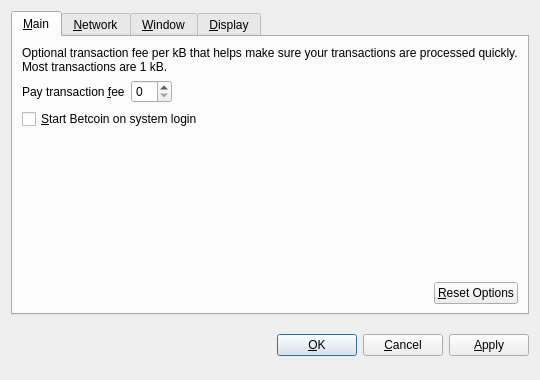
<?xml version="1.0" encoding="UTF-8"?>
<ui version="4.0">
 <class>OptionsDialog</class>
 <widget class="QDialog" name="OptionsDialog">
  <property name="geometry">
   <rect>
    <x>0</x>
    <y>0</y>
    <width>540</width>
    <height>380</height>
   </rect>
  </property>
  <property name="windowTitle">
   <string>Options</string>
  </property>
  <property name="modal">
   <bool>true</bool>
  </property>
  <layout class="QVBoxLayout" name="verticalLayout">
   <item>
    <widget class="QTabWidget" name="tabWidget">
     <property name="tabPosition">
      <enum>QTabWidget::North</enum>
     </property>
     <property name="currentIndex">
      <number>0</number>
     </property>
     <widget class="QWidget" name="tabMain">
      <attribute name="title">
       <string>&amp;Main</string>
      </attribute>
      <layout class="QVBoxLayout" name="verticalLayout_Main">
       <item>
        <widget class="QLabel" name="transactionFeeInfoLabel">
         <property name="text">
          <string>Optional transaction fee per kB that helps make sure your transactions are processed quickly. Most transactions are 1 kB.</string>
         </property>
         <property name="textFormat">
          <enum>Qt::PlainText</enum>
         </property>
         <property name="wordWrap">
          <bool>true</bool>
         </property>
        </widget>
       </item>
       <item>
        <layout class="QHBoxLayout" name="horizontalLayout_1_Main">
         <item>
          <widget class="QLabel" name="transactionFeeLabel">
           <property name="text">
            <string>Pay transaction &amp;fee</string>
           </property>
           <property name="textFormat">
            <enum>Qt::PlainText</enum>
           </property>
           <property name="buddy">
            <cstring>transactionFee</cstring>
           </property>
          </widget>
         </item>
         <item>
          <widget class="BitcoinAmountField" name="transactionFee"/>
         </item>
         <item>
          <spacer name="horizontalSpacer_1_Main">
           <property name="orientation">
            <enum>Qt::Horizontal</enum>
           </property>
           <property name="sizeHint" stdset="0">
            <size>
             <width>40</width>
             <height>20</height>
            </size>
           </property>
          </spacer>
         </item>
        </layout>
       </item>
       <item>
        <widget class="QCheckBox" name="bitcoinAtStartup">
         <property name="toolTip">
          <string>Automatically start Betcoin after logging in to the system.</string>
         </property>
         <property name="text">
          <string>&amp;Start Betcoin on system login</string>
         </property>
        </widget>
       </item>
       <item>
        <spacer name="verticalSpacer_Main">
         <property name="orientation">
          <enum>Qt::Vertical</enum>
         </property>
         <property name="sizeHint" stdset="0">
          <size>
           <width>20</width>
           <height>40</height>
          </size>
         </property>
        </spacer>
       </item>
       <item>
        <layout class="QHBoxLayout" name="horizontalLayout_2_Main">
         <item>
          <spacer name="horizontalSpacer_2_Main">
           <property name="orientation">
            <enum>Qt::Horizontal</enum>
           </property>
           <property name="sizeHint" stdset="0">
            <size>
             <width>40</width>
             <height>20</height>
            </size>
           </property>
          </spacer>
         </item>
         <item>
          <widget class="QPushButton" name="resetButton">
           <property name="toolTip">
            <string>Reset all client options to default.</string>
           </property>
           <property name="text">
            <string>&amp;Reset Options</string>
           </property>
           <property name="autoDefault">
            <bool>false</bool>
           </property>
          </widget>
         </item>
        </layout>
       </item>
      </layout>
     </widget>
     <widget class="QWidget" name="tabNetwork">
      <attribute name="title">
       <string>&amp;Network</string>
      </attribute>
      <layout class="QVBoxLayout" name="verticalLayout_Network">
       <item>
        <widget class="QCheckBox" name="mapPortUpnp">
         <property name="toolTip">
          <string>Automatically open the Betcoin client port on the router. This only works when your router supports UPnP and it is enabled.</string>
         </property>
         <property name="text">
          <string>Map port using &amp;UPnP</string>
         </property>
        </widget>
       </item>
       <item>
        <widget class="QCheckBox" name="connectSocks">
         <property name="toolTip">
          <string>Connect to the Betcoin network through a SOCKS proxy (e.g. when connecting through Tor).</string>
         </property>
         <property name="text">
          <string>&amp;Connect through SOCKS proxy:</string>
         </property>
        </widget>
       </item>
       <item>
        <layout class="QHBoxLayout" name="horizontalLayout_Network">
         <item>
          <widget class="QLabel" name="proxyIpLabel">
           <property name="text">
            <string>Proxy &amp;IP:</string>
           </property>
           <property name="textFormat">
            <enum>Qt::PlainText</enum>
           </property>
           <property name="buddy">
            <cstring>proxyIp</cstring>
           </property>
          </widget>
         </item>
         <item>
          <widget class="QValidatedLineEdit" name="proxyIp">
           <property name="maximumSize">
            <size>
             <width>140</width>
             <height>16777215</height>
            </size>
           </property>
           <property name="toolTip">
            <string>IP address of the proxy (e.g. 127.0.0.1)</string>
           </property>
          </widget>
         </item>
         <item>
          <widget class="QLabel" name="proxyPortLabel">
           <property name="text">
            <string>&amp;Port:</string>
           </property>
           <property name="textFormat">
            <enum>Qt::PlainText</enum>
           </property>
           <property name="buddy">
            <cstring>proxyPort</cstring>
           </property>
          </widget>
         </item>
         <item>
          <widget class="QLineEdit" name="proxyPort">
           <property name="maximumSize">
            <size>
             <width>55</width>
             <height>16777215</height>
            </size>
           </property>
           <property name="toolTip">
            <string>Port of the proxy (e.g. 9050)</string>
           </property>
          </widget>
         </item>
         <item>
          <widget class="QLabel" name="socksVersionLabel">
           <property name="text">
            <string>SOCKS &amp;Version:</string>
           </property>
           <property name="textFormat">
            <enum>Qt::PlainText</enum>
           </property>
           <property name="buddy">
            <cstring>socksVersion</cstring>
           </property>
          </widget>
         </item>
         <item>
          <widget class="QValueComboBox" name="socksVersion">
           <property name="toolTip">
            <string>SOCKS version of the proxy (e.g. 5)</string>
           </property>
          </widget>
         </item>
         <item>
          <spacer name="horizontalSpacer_Network">
           <property name="orientation">
            <enum>Qt::Horizontal</enum>
           </property>
           <property name="sizeHint" stdset="0">
            <size>
             <width>40</width>
             <height>20</height>
            </size>
           </property>
          </spacer>
         </item>
        </layout>
       </item>
       <item>
        <spacer name="verticalSpacer_Network">
         <property name="orientation">
          <enum>Qt::Vertical</enum>
         </property>
         <property name="sizeHint" stdset="0">
          <size>
           <width>20</width>
           <height>40</height>
          </size>
         </property>
        </spacer>
       </item>
      </layout>
     </widget>
     <widget class="QWidget" name="tabWindow">
      <attribute name="title">
       <string>&amp;Window</string>
      </attribute>
      <layout class="QVBoxLayout" name="verticalLayout_Window">
       <item>
        <widget class="QCheckBox" name="minimizeToTray">
         <property name="toolTip">
          <string>Show only a tray icon after minimizing the window.</string>
         </property>
         <property name="text">
          <string>&amp;Minimize to the tray instead of the taskbar</string>
         </property>
        </widget>
       </item>
       <item>
        <widget class="QCheckBox" name="minimizeOnClose">
         <property name="toolTip">
          <string>Minimize instead of exit the application when the window is closed. When this option is enabled, the application will be closed only after selecting Quit in the menu.</string>
         </property>
         <property name="text">
          <string>M&amp;inimize on close</string>
         </property>
        </widget>
       </item>
       <item>
        <spacer name="verticalSpacer_Window">
         <property name="orientation">
          <enum>Qt::Vertical</enum>
         </property>
         <property name="sizeHint" stdset="0">
          <size>
           <width>20</width>
           <height>40</height>
          </size>
         </property>
        </spacer>
       </item>
      </layout>
     </widget>
     <widget class="QWidget" name="tabDisplay">
      <attribute name="title">
       <string>&amp;Display</string>
      </attribute>
      <layout class="QVBoxLayout" name="verticalLayout_Display">
       <item>
        <layout class="QHBoxLayout" name="horizontalLayout_1_Display">
         <item>
          <widget class="QLabel" name="langLabel">
           <property name="text">
            <string>User Interface &amp;language:</string>
           </property>
           <property name="textFormat">
            <enum>Qt::PlainText</enum>
           </property>
           <property name="buddy">
            <cstring>lang</cstring>
           </property>
          </widget>
         </item>
         <item>
          <widget class="QValueComboBox" name="lang">
           <property name="toolTip">
            <string>The user interface language can be set here. This setting will take effect after restarting Betcoin.</string>
           </property>
          </widget>
         </item>
        </layout>
       </item>
       <item>
        <layout class="QHBoxLayout" name="horizontalLayout_2_Display">
         <item>
          <widget class="QLabel" name="unitLabel">
           <property name="text">
            <string>&amp;Unit to show amounts in:</string>
           </property>
           <property name="textFormat">
            <enum>Qt::PlainText</enum>
           </property>
           <property name="buddy">
            <cstring>unit</cstring>
           </property>
          </widget>
         </item>
         <item>
          <widget class="QValueComboBox" name="unit">
           <property name="toolTip">
            <string>Choose the default subdivision unit to show in the interface and when sending coins.</string>
           </property>
          </widget>
         </item>
        </layout>
       </item>
       <item>
        <widget class="QCheckBox" name="displayAddresses">
         <property name="toolTip">
          <string>Whether to show Betcoin addresses in the transaction list or not.</string>
         </property>
         <property name="text">
          <string>&amp;Display addresses in transaction list</string>
         </property>
        </widget>
       </item>
       <item>
        <widget class="QCheckBox" name="coinControlFeatures">
         <property name="toolTip">
          <string>Whether to show coin control features or not.</string>
         </property>
         <property name="text">
          <string>Display coin &amp;control features (experts only!)</string>
         </property>
        </widget>
       </item>
       <item>
        <spacer name="verticalSpacer_Display">
         <property name="orientation">
          <enum>Qt::Vertical</enum>
         </property>
         <property name="sizeHint" stdset="0">
          <size>
           <width>20</width>
           <height>40</height>
          </size>
         </property>
        </spacer>
       </item>
      </layout>
     </widget>
    </widget>
   </item>
   <item>
    <layout class="QHBoxLayout" name="horizontalLayout_Buttons">
     <item>
      <spacer name="horizontalSpacer_1">
       <property name="orientation">
        <enum>Qt::Horizontal</enum>
       </property>
       <property name="sizeHint" stdset="0">
        <size>
         <width>40</width>
         <height>48</height>
        </size>
       </property>
      </spacer>
     </item>
     <item>
      <widget class="QLabel" name="statusLabel">
       <property name="font">
        <font>
         <weight>75</weight>
         <bold>true</bold>
        </font>
       </property>
       <property name="text">
        <string/>
       </property>
       <property name="textFormat">
        <enum>Qt::PlainText</enum>
       </property>
       <property name="wordWrap">
        <bool>true</bool>
       </property>
      </widget>
     </item>
     <item>
      <spacer name="horizontalSpacer_2">
       <property name="orientation">
        <enum>Qt::Horizontal</enum>
       </property>
       <property name="sizeHint" stdset="0">
        <size>
         <width>40</width>
         <height>48</height>
        </size>
       </property>
      </spacer>
     </item>
     <item>
      <widget class="QPushButton" name="okButton">
       <property name="text">
        <string>&amp;OK</string>
       </property>
      </widget>
     </item>
     <item>
      <widget class="QPushButton" name="cancelButton">
       <property name="text">
        <string>&amp;Cancel</string>
       </property>
       <property name="autoDefault">
        <bool>false</bool>
       </property>
      </widget>
     </item>
     <item>
      <widget class="QPushButton" name="applyButton">
       <property name="text">
        <string>&amp;Apply</string>
       </property>
       <property name="autoDefault">
        <bool>false</bool>
       </property>
      </widget>
     </item>
    </layout>
   </item>
  </layout>
 </widget>
 <customwidgets>
  <customwidget>
   <class>BitcoinAmountField</class>
   <extends>QSpinBox</extends>
   <header>bitcoinamountfield.h</header>
  </customwidget>
  <customwidget>
   <class>QValueComboBox</class>
   <extends>QComboBox</extends>
   <header>qvaluecombobox.h</header>
  </customwidget>
  <customwidget>
   <class>QValidatedLineEdit</class>
   <extends>QLineEdit</extends>
   <header>qvalidatedlineedit.h</header>
  </customwidget>
 </customwidgets>
 <resources/>
 <connections/>
</ui>
